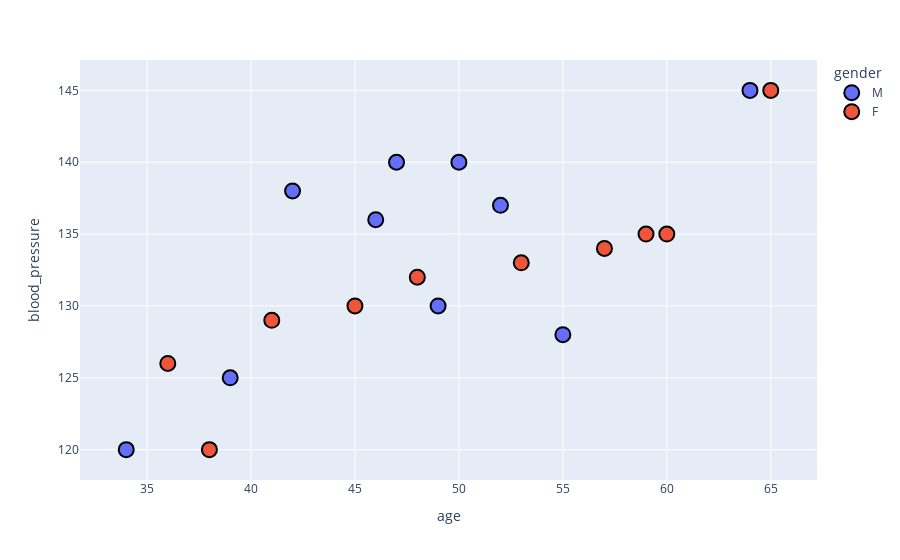

Here is the notebook cell this chart was saved with:
### Code cell
# Plotting with edge color
fig = px.scatter(
    df,
    x='age',
    y='blood_pressure',
    color='gender',  # Assign color to samples
)

# Update marker properties to include edge color
fig.update_traces(marker=dict(
    size=15,              # Marker size
    line=dict(color='black', width=2)  # Edge color and width
))

# Show the plot
fig.show()

### Figure 1 — Plotly figure (JSON) as saved in the notebook; plotly's stock layout.template omitted (floating-point values rounded to 4 significant figures)
{"data": [{"hovertemplate": "gender=M<br>age=%{x}<br>blood_pressure=%{y}<extra></extra>", "legendgroup": "M", "marker": {"color": "#636efa", "line": {"color": "black", "width": 2}, "size": 15, "symbol": "circle"}, "mode": "markers", "name": "M", "orientation": "v", "showlegend": true, "type": "scatter", "x": [34, 50, 39, 55, 42, 47, 52, 64, 49, 46], "xaxis": "x", "y": [120, 140, 125, 128, 138, 140, 137, 145, 130, 136], "yaxis": "y"}, {"hovertemplate": "gender=F<br>age=%{x}<br>blood_pressure=%{y}<extra></extra>", "legendgroup": "F", "marker": {"color": "#EF553B", "line": {"color": "black", "width": 2}, "size": 15, "symbol": "circle"}, "mode": "markers", "name": "F", "orientation": "v", "showlegend": true, "type": "scatter", "x": [45, 60, 48, 65, 53, 36, 59, 41, 38, 57], "xaxis": "x", "y": [130, 135, 132, 145, 133, 126, 135, 129, 120, 134], "yaxis": "y"}], "layout": {"autosize": true, "legend": {"title": {"text": "gender"}, "tracegroupgap": 0}, "margin": {"t": 60}, "xaxis": {"anchor": "y", "autorange": true, "domain": [0, 1], "range": [31.64, 67.36], "title": {"text": "age"}, "type": "linear"}, "yaxis": {"anchor": "x", "autorange": true, "domain": [0, 1], "range": [117.2, 147.8], "title": {"text": "blood_pressure"}, "type": "linear"}}}
